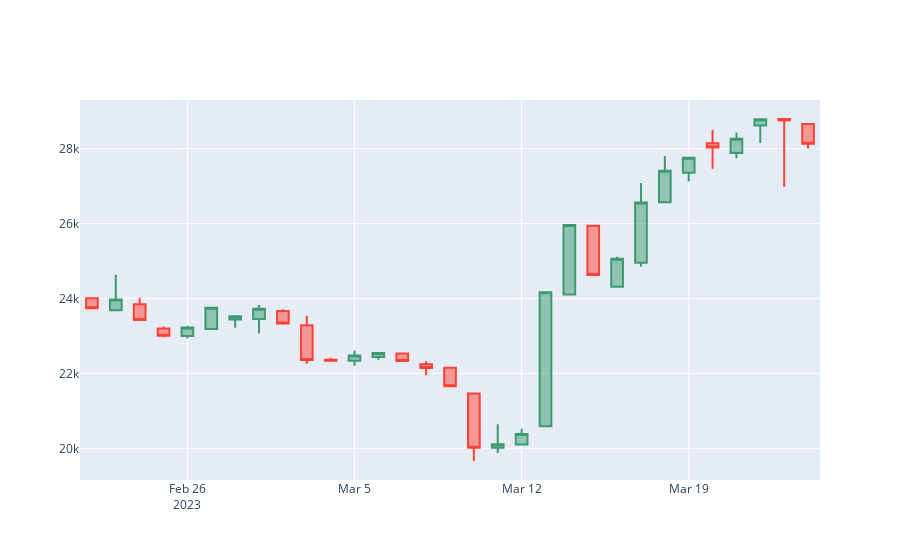

The notebook cell saved with this chart:
### Markdown cell above
Finally we are now ready to use plotly to create our Candlestick Chart.

### Code cell
fig = go.Figure(data=[go.Candlestick(x=candlestick_data['date'],
                open=candlestick_data['Price']['first'],
                high=candlestick_data['Price']['max'],
                low=candlestick_data['Price']['min'],
                close=candlestick_data['Price']['last'])
                ])

fig.update_layout(xaxis_rangeslider_visible=False)
fig.show()
